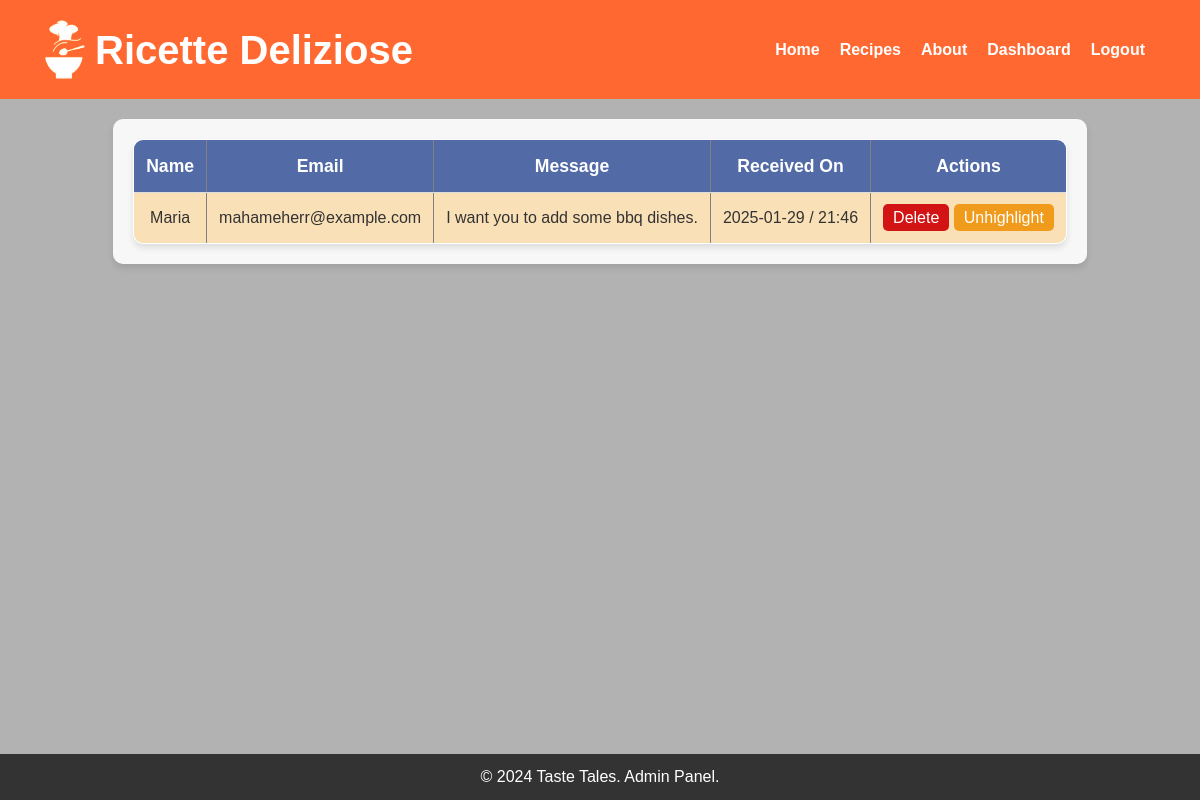
/admin/messages (signed in), run on the app's committed database.
### model.py (models this page shows, shortened)
class ContactMessage(db.Model):
    id = db.Column(db.Integer, primary_key=True)
    name = db.Column(db.String(100), nullable=False)
    email = db.Column(db.String(100), nullable=False)
    message = db.Column(db.Text, nullable=False)
    created_at = db.Column(db.DateTime, default=datetime.utcnow)
    highlighted = db.Column(db.Boolean, default=False)

### app.py (the view)
@app.route('/admin/messages')
def admin_messages():
    if 'user_id' not in session or not session.get('is_admin', False):
        flash("Access denied! Admins only.", "danger")
        return redirect(url_for('home'))
    messages = ContactMessage.query.order_by(ContactMessage.created_at.desc()).all()
    return render_template('admin_messages.html', messages=messages)

### app.py (called while the page is built)
@app.before_request
def init_categories():
    if Category.query.count() == 0:
        category1 = Category(name="Appetizer")
        category2 = Category(name="Main Course")
        category3 = Category(name="Dessert")
        category4 = Category(name="Drinks")
        db.session.add_all([category1, category2, category3, category4])
        db.session.commit()
        print("Categories added to the database.")

### templates/admin_messages.html (shortened to what this page needs)
<!DOCTYPE html>
<html lang="en">
<head>
    <link rel="stylesheet" href="{{ url_for('static', filename='css/admin_messages.css') }}">
</head>
<body>
    <header>
        <div class="container">
            <div class="logo-title">
                <img src="{{ url_for('static', filename='images/logo.png') }}" alt="Logo" class="logo" width="40"
                    height="59">
                <h1>Ricette Deliziose</h1>
            </div>
            <nav>
                <a href="{{ url_for('home') }}">Home</a>
                <a href="{{ url_for('recipe') }}">Recipes</a>
                <a href="{{ url_for('about') }}">About</a>
                {% if 'user_id' in session %}
                {% if session['is_admin'] %}
                <a href="{{ url_for('admin_dashboard') }}">Dashboard</a>
                <a href="{{ url_for('logout') }}">Logout</a>
                {% else %}
                <a href="{{ url_for('profile') }}">Profile</a>
                <a href="{{ url_for('logout') }}">Logout</a>
                {% endif %}
                {% else %}
                <a href="{{ url_for('login') }}">Login</a>
                {% endif %}
            </nav>
    </header>
    <main>
        <table border="1">
            <thead>
                <tr>
                    <th>Name</th>
                    <th>Email</th>
                    <th>Message</th>
                    <th>Received On</th>
                    <th>Actions</th>
                </tr>
            </thead>
            <tbody>
                {% for msg in messages %}
                <tr class="{% if msg.highlighted %}highlighted{% endif %}">
                    <td>{{ msg.name }}</td>
                    <td>{{ msg.email }}</td>
                    <td>{{ msg.message }}</td>
                    <td>{{ msg.created_at.strftime('%Y-%m-%d / %H:%M') }}</td>
                    <td>
                        <a href="{{ url_for('delete_message', message_id=msg.id) }}" class="btn-delete">Delete</a>
                        <a href="{{ url_for('highlight_message', message_id=msg.id) }}" class="btn-highlight">
                            {% if msg.highlighted %}
                                Unhighlight
                            {% else %}
                                Highlight
                            {% endif %}
                        </a>
                    </td>
                </tr>
                {% else %}
                <tr>
                    <td colspan="5">No messages received yet.</td>
                </tr>
                {% endfor %}
            </tbody>
        </table>
    </main>
    <footer>
        <p>&copy; 2024 Taste Tales. Admin Panel.</p>
    </footer>
</body>
</html>

### static/css/admin_messages.css (style rules this page uses)
body, h1, h2, h3, p, a { margin: 0; padding: 0; font-family: 'Poppins', sans-serif; text-decoration: none; }
body { line-height: 1.6; color: #333; background-image: linear-gradient(rgba(0, 0, 0, 0.3), rgba(0, 0, 0, 0.3)), url('/static/images/bg3.jpg'); background-size: cover; display: flex; flex-direction: column; min-height: 100vh; }
header { background: #FF6830; color: white; padding: 20px 0; text-align: center; display: inline; }
header .container { display: flex; justify-content: space-between; align-items: center; padding: 0 45px; }
header .logo-title { display: flex; align-items: center; }
header .logo-title .logo { margin-right: 10px; }
header .logo-title h1 { margin: 0; padding: 0; font-family: 'Gistesy', sans-serif; font-size: 2.5rem; line-height: 1; }
header nav { display: inline-flex; }
header nav a { color: white; margin: 0 10px; text-decoration: none; font-weight: bold; }
main { padding: 20px; background: rgba(255, 255, 255, 0.9); border-radius: 10px; margin: 20px auto; max-width: 1200px; box-shadow: 0 4px 6px rgba(0, 0, 0, 0.1); }
table { width: 100%; border-collapse: collapse; background: white; border-radius: 10px; overflow: hidden; box-shadow: 0 4px 6px rgba(0, 0, 0, 0.1); }
th, td { padding: 12px; text-align: center; border-bottom: 1px solid #ddd; }
th { background: #526ba7; color: white; font-size: 1.1em; }
td { color: #333; }
tr.highlighted { background-color: #fae0b7 !important ; }
.btn-delete { background-color: rgb(210, 20, 20); color: white; padding: 5px 10px; text-decoration: none; border-radius: 5px; }
.btn-highlight { background-color: #f09b1b; color: #fff; padding: 5px 10px; text-decoration: none; border-radius: 5px; }
footer { background: #333; color: white; text-align: center; padding: 10px; margin-top: auto; }
footer p { font-size: 1em; }

### data on the page
ContactMessage: name "Maria", email "mahameherr@example.com", message "I want you to add some bbq dishes.", created_at "2025-01-29 / 21:46", highlighted "Unhighlight"
